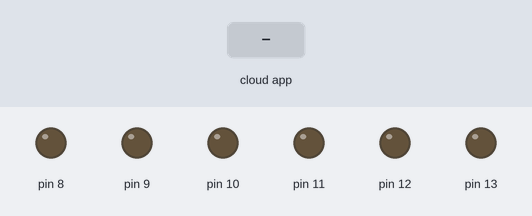
A sketch run on a simulated Arduino Uno, built with avr-gcc and run on an emulated ATmega328P. Shown: output pins drawn as LEDs (lit = HIGH). Inputs (shaded band) come from the test bench. The RemoteXY app is connected.

Above: at 1.2 s.
1.3 s: the phone or cloud app sets switch_1 to 1
At 2.3 s:
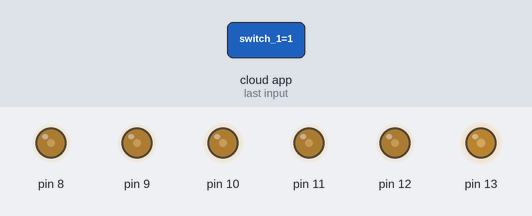
2.9 s: the phone or cloud app sets switch_1 to 0
At 3.9 s:
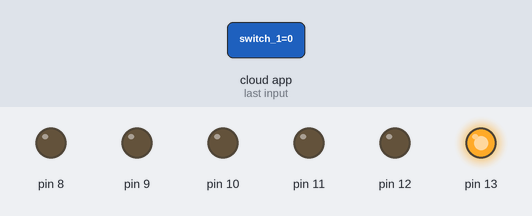
Timing chart, 0 to 5.9 s (numbered marks = the images above; inputs shaded):
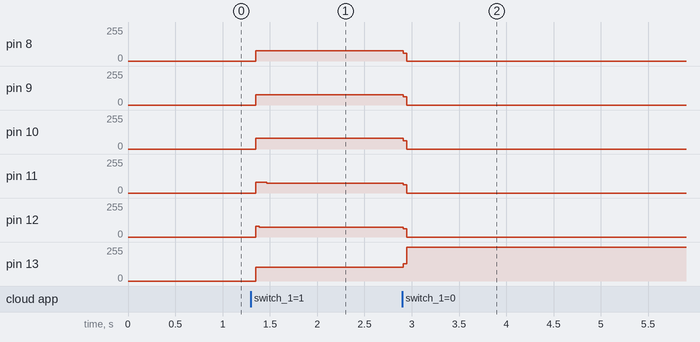

Measured:
- after the input at 1.3 s, pin 8: 0/255 → 76/255 after 0.05 s; pin 9: 0/255 → 77/255 after 0.05 s; pin 10: 0/255 → 79/255 after 0.05 s; pin 11: 0/255 → 81/255 after 0.05 s, → 74/255 0.12 s later; pin 12: 0/255 → 75/255 after 0.05 s
- after the input at 2.9 s, pin 8: 76/255 → 0/255 at once; pin 9: 77/255 → 0/255 at once; pin 10: 79/255 → 0/255 at once; pin 11: 74/255 → 0/255 at once; pin 12: 75/255 → 0/255 at once

The sketch:

0814_remotexy.ino
```cpp
// (licence header left out)
//////////////////////////////////////////////
//        RemoteXY include library          //
//////////////////////////////////////////////

// RemoteXY select connection mode and include library
#define REMOTEXY_MODE__ESP8266_HARDSERIAL_POINT

#include <RemoteXY.h>
int i, j;
// RemoteXY connection settings
#define REMOTEXY_SERIAL Serial
#define REMOTEXY_SERIAL_SPEED 115200
#define REMOTEXY_WIFI_SSID "0814_ledTest"
#define REMOTEXY_WIFI_PASSWORD "11223344"
#define REMOTEXY_SERVER_PORT 6377


// RemoteXY configurate
#pragma pack(push, 1)
uint8_t RemoteXY_CONF[] =   // 27 bytes
  { 255,1,0,0,0,20,0,16,31,1,2,0,21,15,22,11,2,26,31,31,
  79,78,0,79,70,70,0 };

// this structure defines all the variables and events of your control interface
struct {

    // input variables
  uint8_t switch_1; // =1 if switch ON and =0 if OFF

    // other variable
  uint8_t connect_flag;  // =1 if wire connected, else =0

} RemoteXY;
#pragma pack(pop)

/////////////////////////////////////////////
//           END RemoteXY include          //
/////////////////////////////////////////////


void setup()
{
  RemoteXY_Init ();
  for(i = 8; i < 14; i++) {
    pinMode(i, OUTPUT);
  }
  // TODO you setup code

}

void loop()
{
  RemoteXY_Handler ();

  if(RemoteXY.switch_1 == 1) {
    for(i = 8; i < 14; i++) {
      digitalWrite(i, HIGH);
      delayMicroseconds(1000000);
      for(j = 8; j < 14; j++) {
        if(j != i) {
          digitalWrite(j, LOW);
        }
      }
    }
  } else {
    digitalWrite(8, LOW);
    digitalWrite(9, LOW);
    digitalWrite(10, LOW);

  }

  // TODO you loop code
  // use the RemoteXY structure for data transfer
  // do not call delay()


}
```
